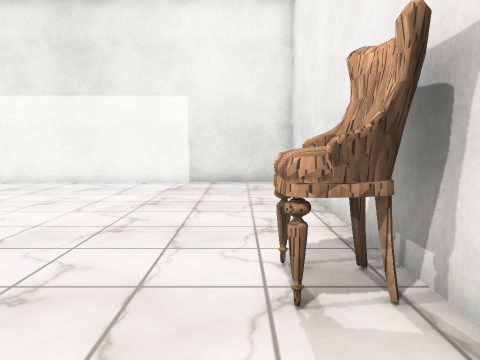
view 1 (above)

13 first-person views from a walk through a Unity game level. The camera is 1.4 m above the floor, tilts 6° down and sees 70° across. Doors are open. The floor is counted in squares, 1 m on a side. Each view is taken from the middle of a square. On the plan, view 1 faces up. The plan holds only what a view shows up to about 15 squares ahead; the rest is blank. The place goes on beyond the plan. Flat ground stands in for the terrain. The player character is not drawn. Some animated figures are not drawn. Some surface patterns are stand-ins.

view 2
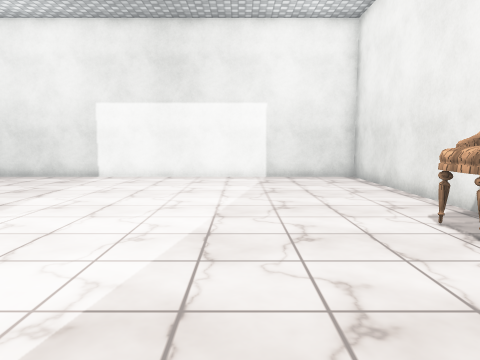

view 3
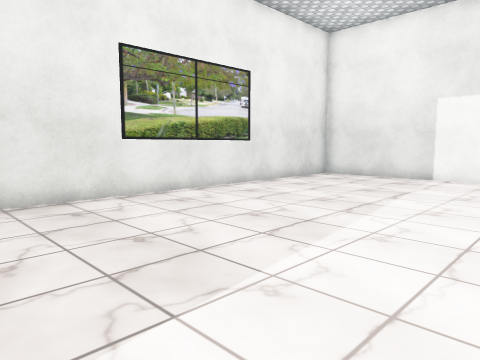

view 4
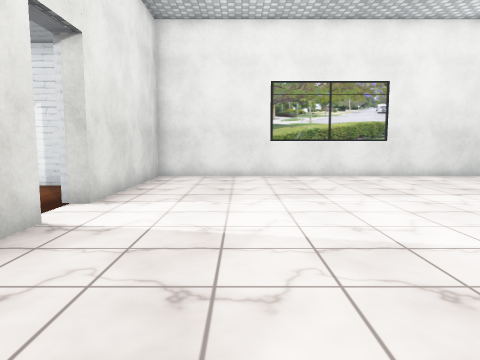

view 5
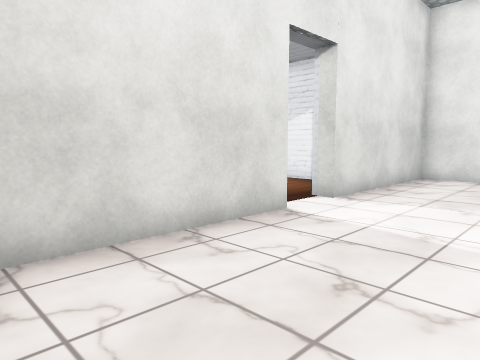

view 6
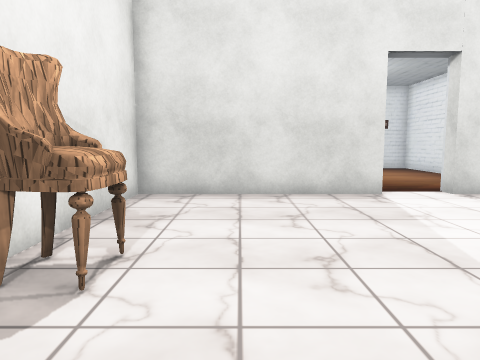

view 7
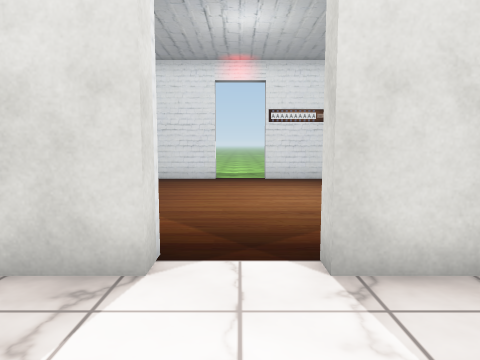

view 8
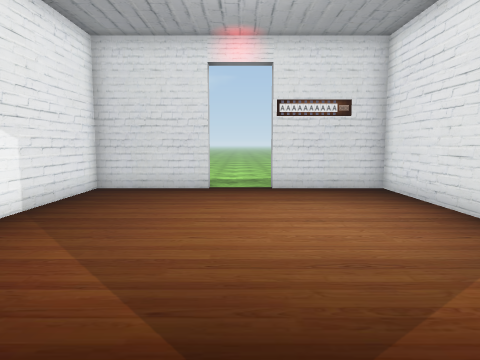

view 9
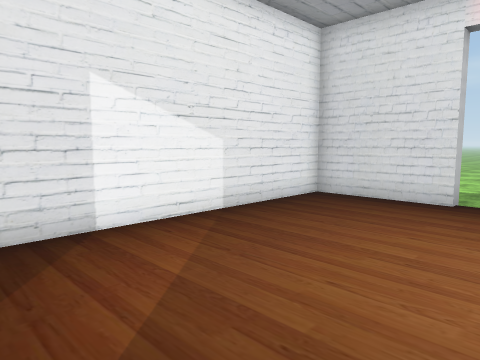

view 10
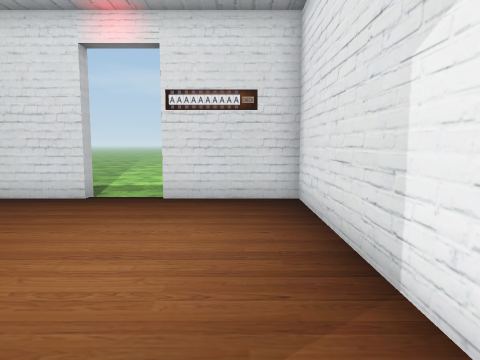

view 11
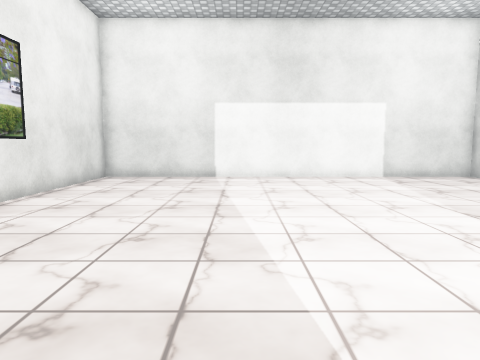

view 12
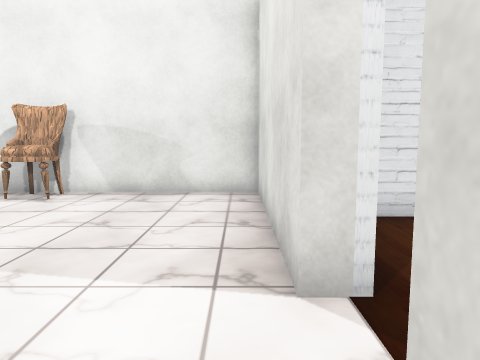

view 13
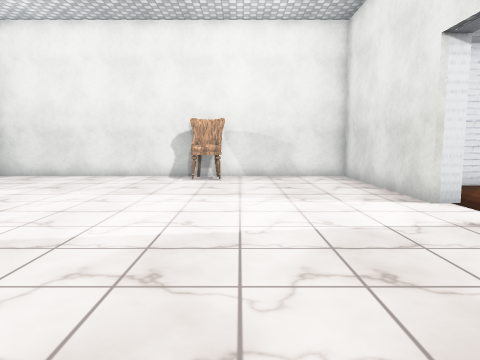

### Floor plan
Points are (right, up) in squares from view 1. A wall is a line through its corners. A room is listed if a view was taken in it or the views show most of it. See-through windows are left out.
Room 1 (views 1, 2, 3, 4, 5, 6, 7, 8, 11, 12, 13)
walls: (-5, -2.5) (1.9, -2.5) (1.9, 12.6) (-13.8, 12.6) (-13.8, -2.5) (-7, -2.5)
ways out: open door at (-6, -3) to room 2
objects: chair (0, 3) to (1, 4)
Room 2 (views 9, 10)
walls: (-5, -12.7) (-1.5, -12.7) (-1.5, -4.6); (-10.5, -5) (-10.5, -12.7) (-7, -12.7)
ways out: open door at (-6, -3) to room 1; open door at (-6, -13)

Where each view was taken, in squares from view 1:
view 1: 0 up, 0 right, facing up
view 2: 2 down, 3 left, facing up
view 3: 2 down, 5 left, facing up-left
view 4: 1 up, 1 right, facing left
view 5: 2 up, 1 right, facing down-left
view 6: 7 up, 1 left, facing down
view 7: 1 up, 6 left, facing down
view 8: 2 down, 6 left, facing down
view 9: 4 down, 7 left, facing down-right
view 10: 4 down, 9 left, facing down
view 11: 2 down, 8 left, facing up
view 12: 2 down, 8 left, facing right
view 13: 2 up, 13 left, facing right
